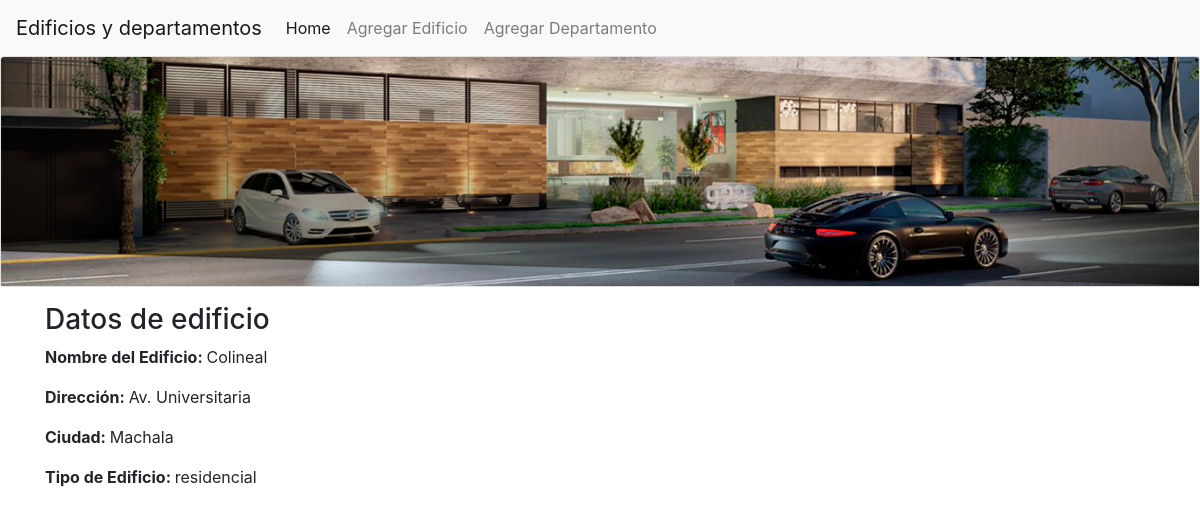
The app's page /edificio/2 with its own data.
### administrativo/models.py (models this page shows, shortened)
class Edificio(models.Model):
    class Meta:
        verbose_name_plural = "Edificios"
    opciones_tipo = (
    ('residencial','Residencial'),
    ('comercial','Comercial'),
    )
    nombre = models.CharField(max_length=600)
    direccion = models.CharField(max_length=60)
    ciudad = models.CharField(max_length=40, unique=True)
    tipo = models.CharField(max_length=30, \
            choices= opciones_tipo)

### administrativo/views.py (the view)
# urls.py: path('edificio/<int:id>', views.obtenerEdificio,
def obtenerEdificio(request, id):
    edificio = Edificio.objects.get(pk=id)
    informacion_template = {'edificio': edificio}
    return render(request, 'obtenerEdificio.html', informacion_template)

### administrativo/templates/obtenerEdificio.html
{% extends "master.html" %}
{% block content %}
<div class="container">
    <h3>Datos de edificio</h3>
    <p><b>Nombre del Edificio: </b>{{edificio.nombre}}</p>
    <p><b>Dirección: </b>{{edificio.direccion}}</p>
    <p><b>Ciudad: </b>{{edificio.ciudad}}</p>
    <p><b>Tipo de Edificio: </b>{{edificio.tipo}}</p>
    <br/>
</div>
{% endblock %}

### records on screen
Edificio: nombre "Colineal", direccion "Av. Universitaria", ciudad "Machala", tipo "residencial"
